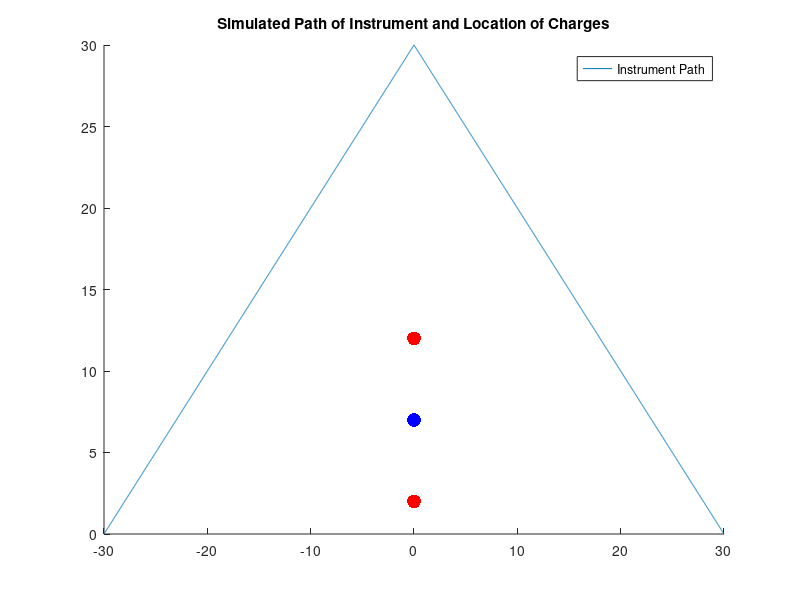
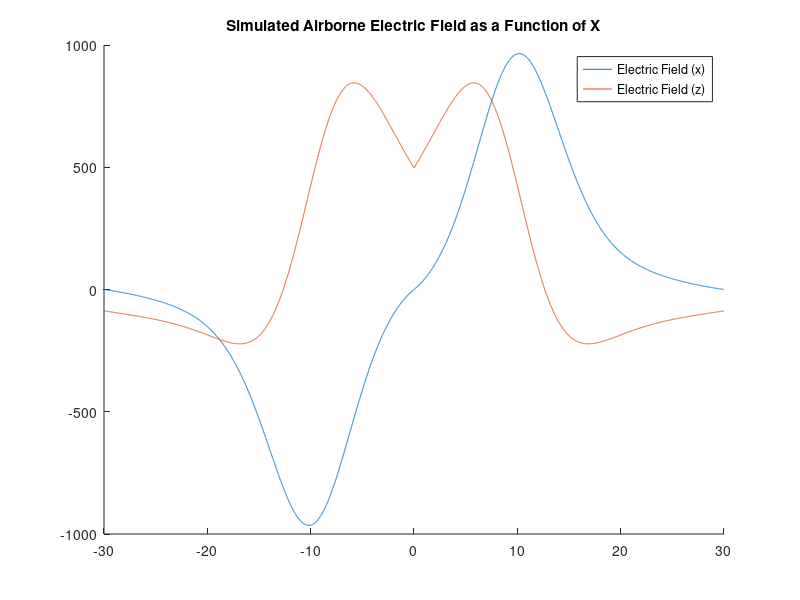
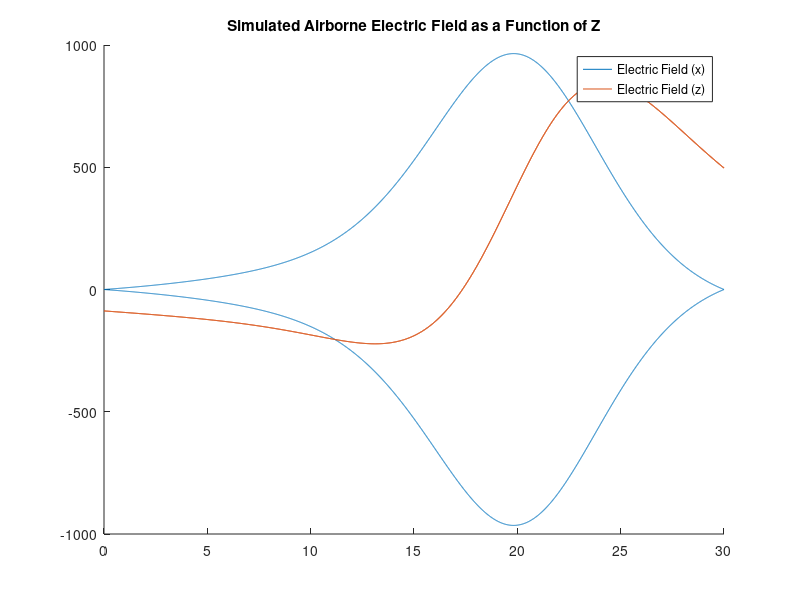

Write the MATLAB code that produced these figures, in order.
q1 = 40;
q2 = -40;
q3 = 3;

x1 = 0;
x2 = 0;
x3 = 0;
y1 = 0;
y2 = 0;
y3 = 0;
z1 = 12000;
z2 = 7000;
z3 = 2000;


x = -30000:10:30000;
y = 0;
z = [0:10:30000,fliplr(0:10:30000-10)];



e1 = 8.8541878*10^-12;
e2 = 8.8541878*10^-12;
e3 = 8.8541878*10^-12;

E_x1 = q1*(x-x1)./(4*pi*e1*((x-x1).^2+(y-y1).^2+(z-z1).^2).^(3/2));
E_x2 = q2*(x-x2)./(4*pi*e2*((x-x2).^2+(y-y2).^2+(z-z2).^2).^(3/2));
E_x3 = q3*(x-x3)./(4*pi*e3*((x-x3).^2+(y-y3).^2+(z-z3).^2).^(3/2));

E_y1 = q1*(y-y1)./(4*pi*e1*((x-x1).^2+(y-y1).^2+(z-z1).^2).^(3/2));
E_y2 = q2*(y-y2)./(4*pi*e2*((x-x2).^2+(y-y2).^2+(z-z2).^2).^(3/2));
E_y3 = q3*(y-y3)./(4*pi*e3*((x-x3).^2+(y-y3).^2+(z-z3).^2).^(3/2));

E_z1 = q1*(z-z1)./(4*pi*e1*((x-x1).^2+(y-y1).^2+(z-z1).^2).^(3/2));
E_z2 = q2*(z-z2)./(4*pi*e2*((x-x2).^2+(y-y2).^2+(z-z2).^2).^(3/2));
E_z3 = q3*(z-z3)./(4*pi*e3*((x-x3).^2+(y-y3).^2+(z-z3).^2).^(3/2));


E_x1p = -q1*(x-x1)./(4*pi*e1*((x-x1).^2+(y-y1).^2+(z+z1).^2).^(3/2));
E_x2p = -q2*(x-x2)./(4*pi*e2*((x-x2).^2+(y-y2).^2+(z+z2).^2).^(3/2));
E_x3p = -q3*(x-x3)./(4*pi*e3*((x-x3).^2+(y-y3).^2+(z+z3).^2).^(3/2));

E_y1p = -q1*(y-y1)./(4*pi*e1*((x-x1).^2+(y-y1).^2+(z+z1).^2).^(3/2));
E_y2p = -q2*(y-y2)./(4*pi*e2*((x-x2).^2+(y-y2).^2+(z+z2).^2).^(3/2));
E_y3p = -q3*(y-y3)./(4*pi*e3*((x-x3).^2+(y-y3).^2+(z+z3).^2).^(3/2));

E_z1p = -q1*(z+z1)./(4*pi*e1*((x-x1).^2+(y-y1).^2+(z+z1).^2).^(3/2));
E_z2p = -q2*(z+z2)./(4*pi*e2*((x-x2).^2+(y-y2).^2+(z+z2).^2).^(3/2));
E_z3p = -q3*(z+z3)./(4*pi*e3*((x-x3).^2+(y-y3).^2+(z+z3).^2).^(3/2));




E_x = E_x1 + E_x2 + E_x3 + E_x1p + E_x2p + E_x3p;
E_y = E_y1 + E_y2 + E_y3 + E_y1p + E_y2p + E_y3p;
E_z = E_z1 + E_z2 + E_z3 + E_z1p + E_z2p + E_z3p;

figure()
hold on
plot(x./1000,z./1000)
scatter(x1./1000,z1./1000,100,[1,0,0],'filled')
scatter(x2./1000,z2./1000,100,[0,0,1],'filled')
scatter(x3./1000,z3./1000,100,[1,0,0],'filled')
title('Simulated Path of Instrument and Location of Charges')
legend('Instrument Path')

figure()
hold on
plot(x./1000,E_x)
plot(x./1000,E_z)
title('Simulated Airborne Electric Field as a Function of X')
legend('Electric Field (x)','Electric Field (z)')

figure()
hold on
plot(z./1000,E_x)
plot(z./1000,E_z)
title('Simulated Airborne Electric Field as a Function of Z')
legend('Electric Field (x)','Electric Field (z)')


